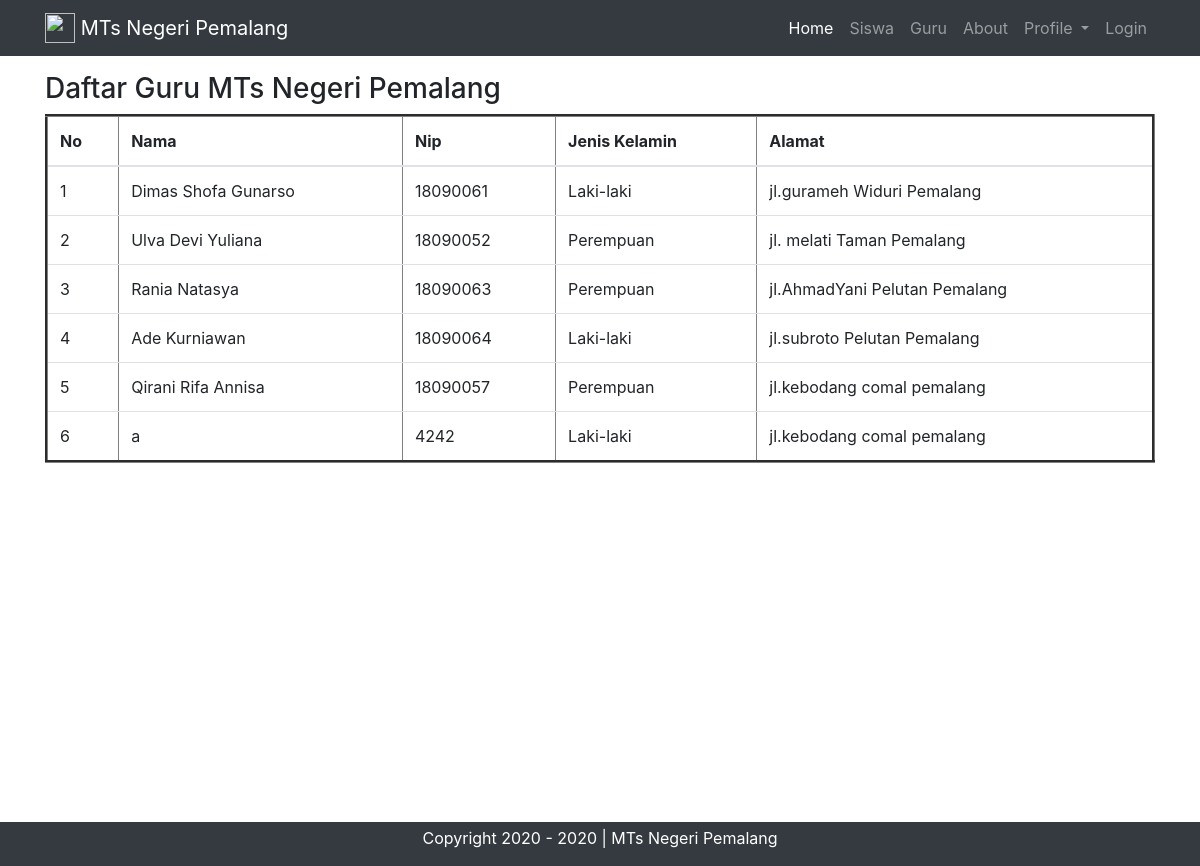
/index.php/guru, run on the app's committed database.
### tables this page shows
CREATE TABLE `tguru` (
  `id` int(11) NOT NULL,
  `nama` varchar(100) NOT NULL,
  `nip` varchar(100) NOT NULL,
  `jeniskelamin` varchar(100) NOT NULL,
  `alamat` varchar(100) NOT NULL
);

### application/controllers/Guru.php (called while the page is built, shortened)
<?php
class Guru extends CI_Controller
{
    public function __construct()
    {
        $this->load->model('Guru_model');
        $this->load->library('form_validation');
    }
    public function index()
    {
        $data['judul'] = 'Daftar Guru';
        $data['Guru'] = $this->Guru_model->getAllGuru();
        $this->load->view('templates/header', $data);
        $this->load->view('guru/index');
        $this->load->view('templates/footer');
    }
}

### index.php (called while the page is built, shortened)
<?php
require_once BASEPATH.'core/CodeIgniter.php';

### application/models/Guru_model.php (called while the page is built, shortened)
<?php
class Guru_model extends CI_model {
    public function getAllGuru(){
        $query = $this->db->get('tguru');
        return $query->result_array();
    }
}

### application/views/guru/index.php (the view, shortened to what this page needs)
<section>
    <div class="container">
        <div class="row mt-3">
            <div class="col md-6">
                <h3>Daftar Guru MTs Negeri Pemalang</h3>
                <ul class="list-group">
                    <center>
                        <table class="table" border="3">
                            <thead>
                                <tr>
                                    <th>No</th>
                                    <th scope="col">Nama</th>
                                    <th scope="col">Nip</th>
                                    <th scope="col">Jenis Kelamin</th>
                                    <th scope="col">Alamat</th>
                                </tr>
                            </thead>
                            <tbody>
                                <?php
                                $no = 1;
                                foreach ($Guru as $dimas) : ?>
                                    <tr>
                                        <td><?= $no++ ?></td>
                                        <td><?= $dimas['nama']; ?></td>
                                        <td><?= $dimas['nip']; ?></td>
                                        <td><?= $dimas['jeniskelamin']; ?></td>
                                        <td><?= $dimas['alamat']; ?></td>
                                    </tr>
                                <?php endforeach ?>
                            </tbody>
                        </table>
                    </center>
                </ul>
            </div>
        </div>
    </div>
</section>

### application/views/templates/header.php (shortened to what this page needs)
<!doctype html>
<html lang="en">
<head>
    <link rel="stylesheet" href="https://cdn.jsdelivr.net/npm/bootstrap@4.5.3/dist/css/bootstrap.min.css">
</head>
<body>
    <nav class="navbar navbar-expand-lg navbar-dark bg-dark">
        <div class="container">
            <a class="navbar-brand" href="#">
                <img src="https://ppdb.mtsn1tegal.sch.id/_assets/images/logo.png" width="30" height="30" class="d-inline-block align-top" alt="" loading="lazy">
                MTs Negeri Pemalang
            </a>
            <div class="collapse navbar-collapse" id="navbarNav">
                <ul class="navbar-nav ml-auto">
                    <li class="nav-item active">
                        <a class="nav-link" href="<?= base_url(); ?>">Home <span class="sr-only">(current)</span></a>
                    </li>
                    <li class="nav-item">
                        <a class="nav-link" href="<?= base_url(); ?>siswa">Siswa</a>
                    </li>
                    <li class="nav-item">
                        <a class="nav-link" href="<?= base_url(); ?>guru">Guru</a>
                    </li>
                    <li class="nav-item">
                        <a class="nav-link" href="<?= base_url(); ?>user/about">About</a>
                    </li>
                    <li class="nav-item dropdown">
                        <a class="nav-link dropdown-toggle" href="#" id="navbarDropdownMenuLink" role="button" data-toggle="dropdown" aria-haspopup="true" aria-expanded="false">
                            Profile
                        </a>
                    </li>
                    <li class="nav-item">
                        <a class="nav-link" href="<?= base_url(); ?>login">Login</a>
                    </li>
                </ul>
            </div>
        </div>
    </nav>

### application/views/templates/footer.php (shortened to what this page needs)
</body>
<footer class="bg-dark text-white">
    <div class="container">
        <div class="row pt-1">
            <div class="col text-center">
                <p>Copyright 2020 - <?= date('Y') ?> | MTs Negeri Pemalang</p>
            </div>
        </div>
    </div>
</footer>
</html>

### application/views/guru/index.php (style rules this page uses)
section { min-height: 750px; }

### data on the page
tguru: nama "Dimas Shofa Gunarso", nip "18090061", jeniskelamin "Laki-laki", alamat "jl.gurameh Widuri Pemalang"
tguru: nama "Ulva Devi Yuliana", nip "18090052", jeniskelamin "Perempuan", alamat "jl. melati Taman Pemalang"
tguru: nama "Rania Natasya", nip "18090063", jeniskelamin "Perempuan", alamat "jl.AhmadYani Pelutan Pemalang"
tguru: nama "Ade Kurniawan", nip "18090064", jeniskelamin "Laki-laki", alamat "jl.subroto Pelutan Pemalang"
tguru: nama "Qirani Rifa Annisa", nip "18090057", jeniskelamin "Perempuan", alamat "jl.kebodang comal pemalang"
tguru: nama "a", nip "4242", jeniskelamin "Laki-laki", alamat "jl.kebodang comal pemalang"
